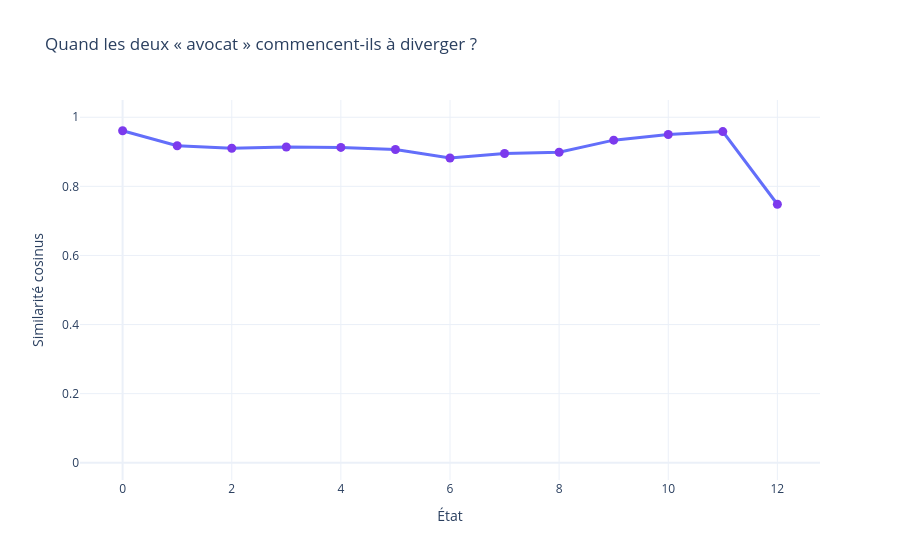

Notebook code cell kept with this figure:
### Markdown cell above
### 4. Mesurer la séparation

Une similarité cosinus proche de 1 indique deux directions proches. Sa diminution révèle l'effet différenciateur du contexte.

### Code cell
justice = trajectories["⚖️ Justice"]
cuisine = trajectories["🥑 Cuisine"]
similarities = cosine_similarity(justice, cuisine, dim=1).numpy()

metrics = pd.DataFrame({
    "État": np.arange(len(similarities)),
    "Étape": ["Représentation initiale"] + [f"Couche {i}" for i in range(1, len(similarities))],
    "Similarité cosinus": similarities,
    "Distance euclidienne": torch.linalg.vector_norm(justice - cuisine, dim=1).numpy(),
})
display(metrics.round(4))

fig = px.line(metrics, x="État", y="Similarité cosinus", markers=True,
              hover_name="Étape",
              title="Quand les deux « avocat » commencent-ils à diverger ?")
fig.update_traces(line=dict(width=3), marker=dict(size=9, color="#7c3aed"))
fig.update_layout(template="plotly_white", yaxis_range=[-0.05, 1.05],
                  hovermode="x unified")
fig.show()

### Figure 1 — Plotly figure (JSON) as saved in the notebook; plotly's stock layout.template omitted (floating-point values rounded to 4 significant figures)
{"data": [{"hovertemplate": "<b>%{hovertext}</b><br><br>État=%{x}<br>Similarité cosinus=%{y}<extra></extra>", "hovertext": ["Représentation initiale", "Couche 1", "Couche 2", "Couche 3", "Couche 4", "Couche 5", "Couche 6", "Couche 7", "Couche 8", "Couche 9", "Couche 10", "Couche 11", "Couche 12"], "legendgroup": "", "line": {"color": "#636efa", "dash": "solid", "width": 3}, "marker": {"color": "#7c3aed", "size": 9, "symbol": "circle"}, "mode": "lines+markers", "name": "", "orientation": "v", "showlegend": false, "type": "scatter", "x": [0, 1, 2, 3, 4, 5, 6, 7, 8, 9, 10, 11, 12], "xaxis": "x", "y": [0.9609, 0.9175, 0.9104, 0.914, 0.9127, 0.9067, 0.8822, 0.895, 0.8988, 0.9338, 0.9501, 0.9585, 0.7482], "yaxis": "y"}], "layout": {"hovermode": "x unified", "legend": {"tracegroupgap": 0}, "title": {"text": "Quand les deux « avocat » commencent-ils à diverger ?"}, "xaxis": {"anchor": "y", "domain": [0, 1], "title": {"text": "État"}}, "yaxis": {"anchor": "x", "domain": [0, 1], "range": [-0.05, 1.05], "title": {"text": "Similarité cosinus"}}}}
